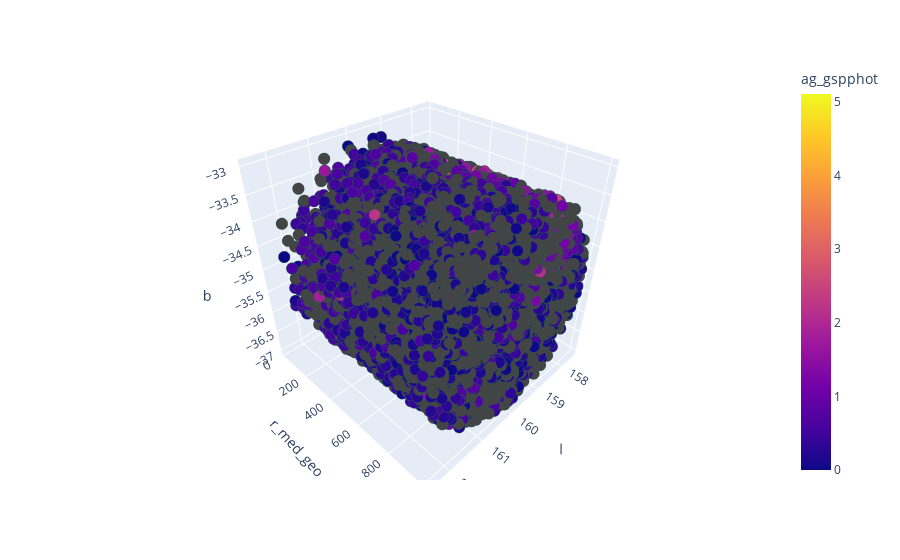

Notebook code cell kept with this figure:
### Code cell
scatter=r.copy()
scatter=scatter[scatter['r_med_geo']<1000].reset_index(drop=True)
import plotly.express as px

plt.figure(figsize=(10,10))
fig = px.scatter_3d(scatter, x='l', y='r_med_geo', z='b',
                    color='ag_gspphot')
fig.update_traces(marker=dict(size=4,
                              line=dict(width=2,
                                        color='DarkSlateGrey')),
                  selector=dict(mode='markers'))
fig.show()

### Figure 1 — Plotly figure (JSON) as saved in the notebook; plotly's stock layout.template omitted (floating-point values rounded to 4 significant figures; data arrays with more than 128 entries replaced by an {"elided": "..."} marker saying what was removed)
{"data": [{"hovertemplate": "l=%{x}<br>r_med_geo=%{y}<br>b=%{z}<br>ag_gspphot=%{marker.color}<extra></extra>", "legendgroup": "", "marker": {"color": {"elided": "16403 float values"}, "coloraxis": "coloraxis", "line": {"color": "DarkSlateGrey", "width": 2}, "size": 4, "symbol": "circle"}, "mode": "markers", "name": "", "scene": "scene", "showlegend": false, "type": "scatter3d", "x": {"elided": "16403 float values"}, "y": {"elided": "16403 float values"}, "z": {"elided": "16403 float values"}}], "layout": {"coloraxis": {"colorbar": {"title": {"text": "ag_gspphot"}}, "colorscale": [[0, "#0d0887"], [0.1111, "#46039f"], [0.2222, "#7201a8"], [0.3333, "#9c179e"], [0.4444, "#bd3786"], [0.5556, "#d8576b"], [0.6667, "#ed7953"], [0.7778, "#fb9f3a"], [0.8889, "#fdca26"], [1, "#f0f921"]]}, "legend": {"tracegroupgap": 0}, "margin": {"t": 60}, "scene": {"domain": {"x": [0, 1], "y": [0, 1]}, "xaxis": {"title": {"text": "l"}}, "yaxis": {"title": {"text": "r_med_geo"}}, "zaxis": {"title": {"text": "b"}}}}}
